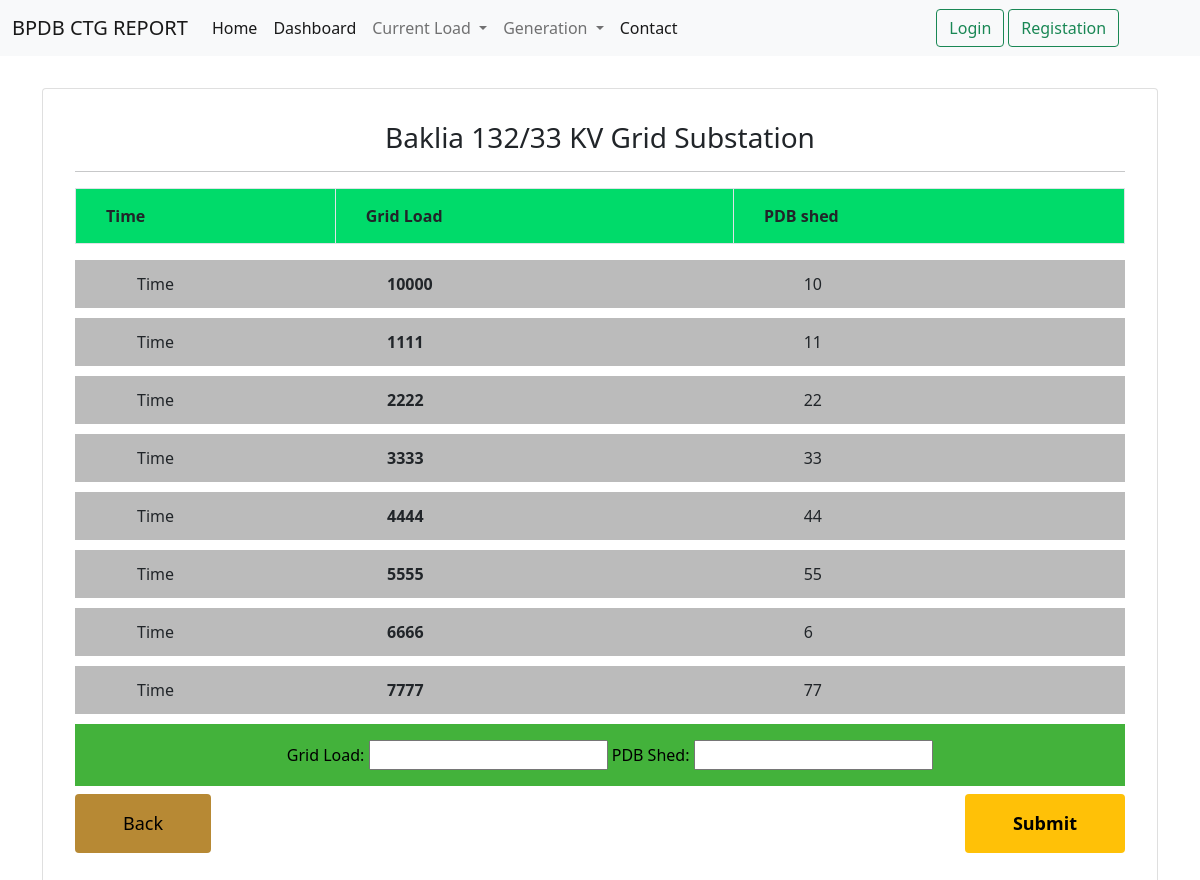
The page /loadinput/Bakalia/ on the database its author committed.
### loadinput/models.py (models this page shows)
class BakliaGrid(models.Model):    # ------------------------- Baklia grid load---4---------------------
    Grid_Load = models.PositiveIntegerField();
    PDB_Shed = models.PositiveIntegerField()

### loadinput/views.py (the view)
# urls.py: path('Bakalia/', views.BakliaLoad, name='Bakalia'),
def BakliaLoad(request): #-----------------------------------bakalia grid ---------------------------
    load = BakliaGrid.objects.all()
    if request.method == "POST":
        gridForm = BakliaGridForm(request.POST)
        if gridForm.is_valid():
            gridForm.save()
            return redirect ('loadinput:Bakalia')
    else:
        gridForm = BakliaGridForm()
    Baklia_load = {
        'title_name':'Baklia 132/33 KV Grid Substation ',
        'g__bako':gridForm,
        'load__bako':load
    }
    return render(request, 'grid/bakalia.html', context=Baklia_load)

### loadinput/forms.py
class BakliaGridForm(forms.ModelForm):
    class Meta:
        model=BakliaGrid
        fields = '__all__'

### loadinput/templates/grid/bakalia.html (shortened to what this page needs)
{% extends "base.html" %}
{% load static %}
{% block content %}
<div class="container"><br>
    <div class="card p-3 mt-2">
        <div class="card-body">
            <div class="content" >
                <h3 class='text-center'>{{title_name}}</h3><hr>
                <form action = "" method="POST" >
                    <table class="table table-bordered" >
                      <thead class="heading">
                        <tr class="py-3 ">
                          <th>Time</th>
                          <th>Grid Load</th>
                          <th>PDB shed</th>
                        </tr>
                      </thead>
                    </table>
                    {% for load in load__bako%}
                    <div class=" data_table">
                      <div class="row " style="padding-left:50px;">
                          <span class="col col-sm-3">Time</span>
                          <span class="col col-sm-5"><b>{{load.Grid_Load}}</b></span>
                          <span class="col col-sm-3">{{load.PDB_Shed}}</span>
                      </div>
                    </div>
                    {% endfor %}
                      <div class=" input_box py-3" style="padding:3px">
                        <div class="form" style="padding-left:20%">
                          {{g__bako}}
                        </div>
                      </div>
                      <div class='mt-2'>
                        <a class="btn btn-info back_button px-5 py-3" href="{% url 'gridload:Grid_load_input' %}">Back</a>
                        <span class="submit_button"><input type="submit" value = "Submit" class="btn btn-warning submit px-5 py-3"></span><br><br>
                      </div>
                </form>
            </div>
        </div>
    </div>
</div>
{% endblock %}

### static/css/input_grid.css (style rules this page uses)
.heading { background-color: rgb(0, 219, 106); }
.heading th { padding:15px 0px 15px 30px; }
.data_table { background-color: #bbb; padding:12px ; margin-bottom: 10px; }
.submit_button { float:right; border: none; font-weight: 700; font-size: large; }
.submit_button .submit { border: none; font-weight: 700; font-size: large; }
.back_button { float: left; background-color: rgb(183, 137, 52); border: none; font-weight: 500; font-size: large; }
.input_box { background: rgb(67, 178, 59); color: #000; font-weight: 500; }

### rows shown on the page
BakliaGrid: Grid_Load "10000", PDB_Shed "10"
BakliaGrid: Grid_Load "1111", PDB_Shed "11"
BakliaGrid: Grid_Load "2222", PDB_Shed "22"
BakliaGrid: Grid_Load "3333", PDB_Shed "33"
BakliaGrid: Grid_Load "4444", PDB_Shed "44"
BakliaGrid: Grid_Load "5555", PDB_Shed "55"
BakliaGrid: Grid_Load "6666", PDB_Shed "6"
BakliaGrid: Grid_Load "7777", PDB_Shed "77"

### other values the page prints
{{ title_name }} "Baklia 132/33 KV Grid Substation"
